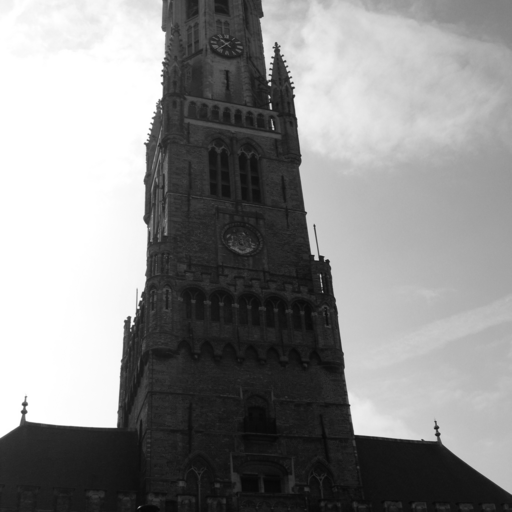
#> input picture Data/Image00002.tif, 512 x 512 px, given in place of Image00012.tif, which was not available
$ jupyter execute --allow-errors lab_2.ipynb   (text cells are left out)
#> lines starting #> are read from the running program, lines starting #| are printed output that depends on the picture; pictures that were not available may be replaced by others from this repository, and a replacement may not be noted
[cell 1]
import numpy as np
import random
import matplotlib.pyplot as plt
import os
from skimage.io import imread
from itertools import groupby
import time
import pandas as pd
import sklearn
from sklearn.model_selection import train_test_split
import catboost as cb
from sklearn.neighbors import KNeighborsClassifier
from sklearn.discriminant_analysis import LinearDiscriminantAnalysis as LDA
from sklearn.svm import SVC
from sklearn import svm
from sklearn.tree import DecisionTreeClassifier
from sklearn.linear_model import LogisticRegression
from sklearn.ensemble import RandomForestClassifier
from sklearn.ensemble import AdaBoostClassifier
from sklearn.metrics import accuracy_score
from sklearn.model_selection import cross_val_score
from sklearn.model_selection import GridSearchCV
from sklearn.metrics import classification_report, confusion_matrix,plot_confusion_matrix
from sklearn.metrics import f1_score

[cell 2]
#Посмотрим изображение
im=imread('Data/Image00012.tif')
#> im is the input picture: shape (512, 512); min 6, max 255, mean 139.7
plt.imshow(im, cmap='Greys_r')

[cell 3]
#некоторые значения, которые понадобятся на протяжении всего кода

#Ключ k
k=12

#количество пикселей в изображении
sh=im.shape[0]*im.shape[1]
#> sh = 262144

name_dir='Data/'
#> (the rest of this cell did not finish here and is left out)

[cell 4]
#псевдослучайные числа с равной вероятностью принимающее положительные и отрицательные значения
def random_numbers(n):
    return [random.choice([-1,1]) for i in range(0,n)]

#генерация расположения пикселей, в которые будет вписываться сообщение
def random_loc(n,sh):
    return [random.randint(0,sh-1) for i in range(0,n)]

#получение первого бита
def bin2(s):
    return int('{:08b}'.format(s)[7])

[cell 5]
#добавление шума к изображению по методу +-1
def add_noise(k,image,n,location,rand_n,b):#k - ключ, n - кол. пикселей, которое будет изменено, b - шум
    #преобразуем в одномерный массив
#> called with k = 12, n = 50000, b = array of shape (50000,)
    image_one = image.flatten()

    f={0:1,255:254}

    for l in range(len(location)):
        loc=location[l]
        img=image_one[loc]

        if(img in f):
            image_one[loc]=f[img]
        elif(bin2(img)!=b[l]):
            image_one[loc]+=rand_n[l]
#> this loop made 50000 passes
#> img on passes 1 to 3: 157, 255, 200

    return np.reshape(image_one, image.shape)

[cell 6]
#Проверим работу add_noise
n=50000
b=np.random.randint(2, size=n)
random.seed(k)
rand_n=random_numbers(n)
location=random_loc(n,sh)

im_new=add_noise(k,im,n,location,rand_n,b)
plt.imshow(im_new, cmap='Greys_r')

#plt.imshow(new_image, cmap='Greys_r')

[cell 7]
plt.imshow(im, cmap='Greys_r')

[cell 8]
plt.imshow(im-im_new, cmap='Greys_r')
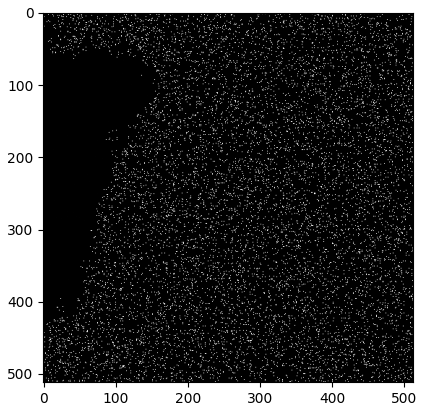
#> figure drawn by matplotlib, 1 panel

[cell 9]
#метод развертки двумерной плоскости (серпантинная)
# [14 lines left out: function scan, not called in this run]

[cell 10]
#рассчёт длины серий различной длины (нолей)
# [8 lines left out: function c_of_series, not called in this run]

[cell 11]
#f=dict.fromkeys(range(1,21))

[cell 12]
# метод для первых K/2 изображений, добаляем шут и получаем серии
# [39 lines left out: function add_noise_to_half_of_images, not called in this run]

[cell 13]
# метод для вторых K/2 изображений, получаем серии
# [20 lines left out: function ser2, not called in this run]

[cell 14]
#Метод для создания датасетов, с разной заполненостью
# [7 lines left out: function create_dataset, not called in this run]

[cell 15]
#create_dataset(10,name_dir,k,sh)

[cell 16]
# метод для первых K/2 изображений, добаляем шут и считаем частоты
# [35 lines left out: function add_noise_to_half_of_images_2, not called in this run]

[cell 17]
# метод для вторых K/2 изображений, считаем частоты
# [20 lines left out: function ser2_2, not called in this run]

[cell 18]
#расчёт частот
# [14 lines left out: function p, not called in this run]

[cell 19]
#Метод для создания датасетов, с разной заполненостью для второго случая
# [7 lines left out: function create_dataset_2, not called in this run]

[cell 20]
#create_dataset_2(10,name_dir,k,sh)

[cell 21]
#метод разделения данных на тестовую и обучающую выборки
# [13 lines left out: function test_and_train, not called in this run]

#> (a cell that did not finish here is left out)

#> (a cell that did not finish here is left out)

[cell 24]
models = {}

models['LogisticRegression'] = LogisticRegression()

models['SVC_linear'] = svm.SVC(kernel = 'linear')

models['SVC_rbf'] = svm.SVC(kernel = 'rbf')

models['LinearDiscriminantAnalysis'] = LDA()

models['DecisionTreeClassifier'] = DecisionTreeClassifier()

models['RandomForestClassifier'] = RandomForestClassifier()

models['AdaBoostClassifier'] = AdaBoostClassifier()

#> (the rest of this cell did not finish here and is left out)

[cell 25]
accuracy, f1,f1_mean = {}, {},{}
#> (the rest of this cell did not finish here and is left out)

[cell 26]
df_model = pd.DataFrame(index=models.keys(), columns=['Accuracy'])
#> (the rest of this cell did not finish here and is left out)

#> (a cell that did not finish here is left out)

[cell 28]
param_grid = {"C": [0.1, 1, 10, 100, 1000],
                  "gamma": [1, 0.1, 0.01, 0.001, 0.0001],
                  "kernel": ["linear"]}

def choose_the_best_model(param_grid,model):
    best_model=[]
    best_acc=[]
    for i in d:
        train_X,test_X,train_y,test_y=test_and_train(K,i,y)
        grid = GridSearchCV(model, param_grid, refit = True)
        grid.fit(train_X, train_y)
        best_model.append(grid)
        grid_predictions = grid.predict(test_X)
        best_acc.append(accuracy_score(grid_predictions, test_y))
    return best_model,best_acc


$ run again, on Data/Image00038.tif
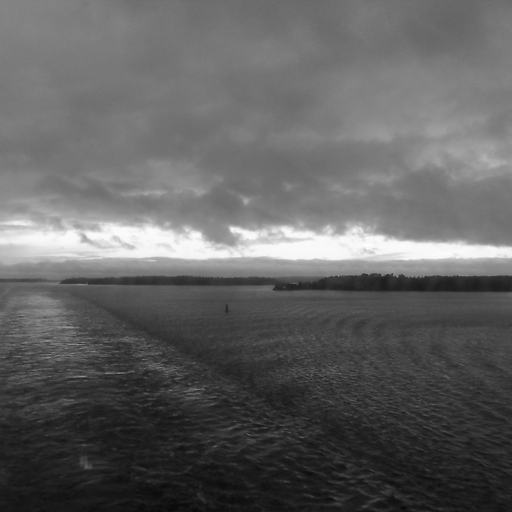
#> input picture Data/Image00038.tif, 512 x 512 px, given in place of Image00012.tif, which was not available
#> im is the input picture: shape (512, 512); min 9, max 254, mean 97.4
#> the loop in add_noise, `for l in range(len(location)):` made 50000 passes
#> img on passes 1, 2, 4: 107, 53, 41
#> `[cell 8] plt.imshow(im-im_new, cmap='Greys_r')`:
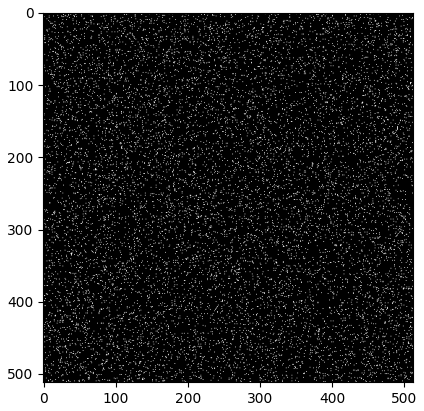
#> figure drawn by matplotlib, 1 panel

$ run again, on Data/Image00056.tif
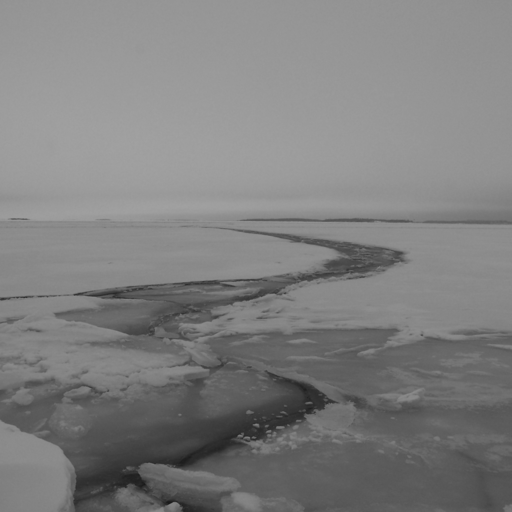
#> input picture Data/Image00056.tif, 512 x 512 px, given in place of Image00012.tif, which was not available
#> im is the input picture: shape (512, 512); min 25, max 161, mean 127
#> the loop in add_noise, `for l in range(len(location)):` made 50000 passes
#> img on passes 1, 3, 4: 148, 134, 93
#> `[cell 8] plt.imshow(im-im_new, cmap='Greys_r')`:
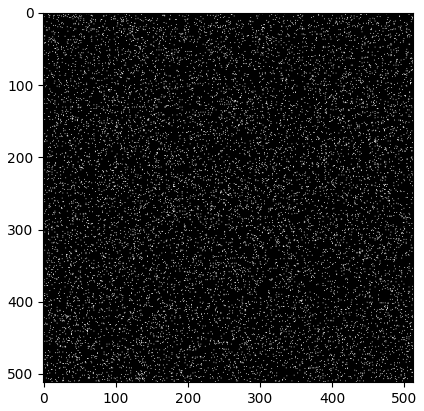
#> figure drawn by matplotlib, 1 panel

$ run again, on Data/Image00072.tif
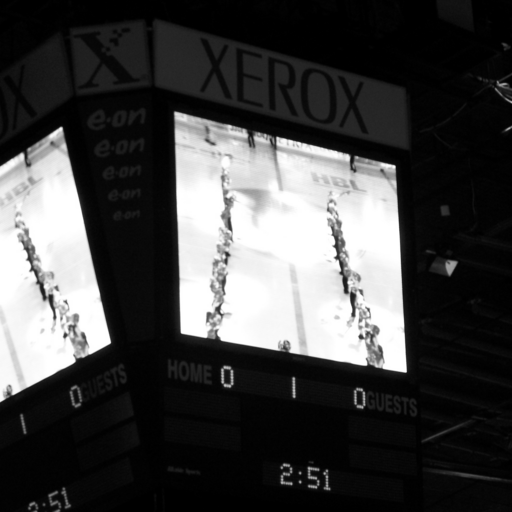
#> input picture Data/Image00072.tif, 512 x 512 px, given in place of Image00012.tif, which was not available
#> im is the input picture: shape (512, 512); min 0, max 255, mean 66.9
#> the loop in add_noise, `for l in range(len(location)):` made 50000 passes
#> img on passes 1, 2, 4: 0, 9, 7
#> `[cell 8] plt.imshow(im-im_new, cmap='Greys_r')`:
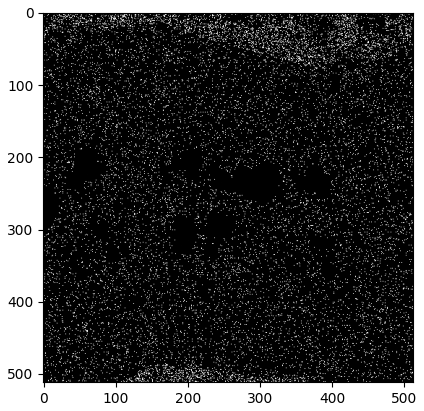
#> figure drawn by matplotlib, 1 panel
